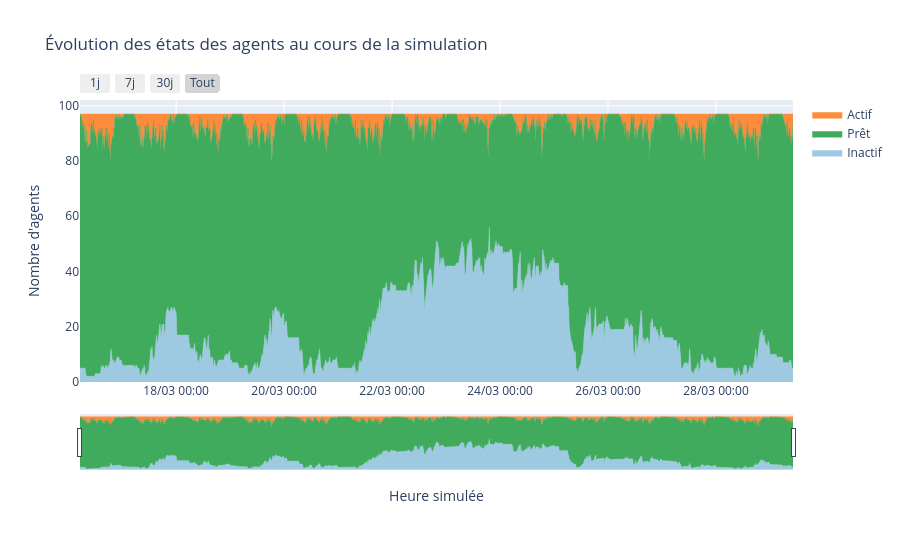

This figure's notebook cell:
### Code cell
import plotly.graph_objects as go

if not df_states.empty:
    states_dt = pd.to_datetime(df_states["sim_timestamp"], unit="s")
    sim_origin = df_states["sim_timestamp"].iloc[0]
    hover_day = (
        "J+" + ((df_states["sim_timestamp"] - sim_origin) // 86400).astype(str)
        + " " + df_states["sim_time"]
    )

    fig_states = go.Figure()
    for col, label, color in [
        ("inactive", "Inactif", "#9ecae1"),
        ("ready",    "Prêt",    "#41ab5d"),
        ("active",   "Actif",   "#fd8d3c"),
    ]:
        fig_states.add_trace(go.Scatter(
            x=states_dt, y=df_states[col],
            name=label, stackgroup="one",
            fillcolor=color, line=dict(color=color, width=0.5),
            customdata=hover_day,
            hovertemplate="%{customdata}<br>" + label + ": %{y}<extra></extra>",
        ))

    fig_states.update_layout(
        title="Évolution des états des agents au cours de la simulation",
        xaxis=dict(
            title="Heure simulée", tickformat="%d/%m %H:%M",
            rangeslider=dict(visible=True),
            rangeselector=dict(buttons=[
                dict(count=1,  label="1j",  step="day",  stepmode="backward"),
                dict(count=7,  label="7j",  step="day",  stepmode="backward"),
                dict(count=30, label="30j", step="day",  stepmode="backward"),
                dict(step="all", label="Tout"),
            ]),
        ),
        yaxis=dict(title="Nombre d'agents"),
        hovermode="x unified",
        height=550,
    )
    fig_states.write_html(_stat_path("agent_states_evolution", "html"))
    fig_states.show()

### Figure 1 — Plotly figure (JSON) as saved in the notebook; plotly's stock layout.template omitted (floating-point values rounded to 4 significant figures; data arrays with more than 128 entries replaced by an {"elided": "..."} marker saying what was removed)
{"data": [{"customdata": {"elided": "1269 str values"}, "fillcolor": "#9ecae1", "hovertemplate": "%{customdata}<br>Inactif: %{y}<extra></extra>", "line": {"color": "#9ecae1", "width": 0.5}, "name": "Inactif", "stackgroup": "one", "type": "scatter", "x": {"elided": "1269 str values"}, "y": {"elided": "1269 int values"}}, {"customdata": {"elided": "1269 str values"}, "fillcolor": "#41ab5d", "hovertemplate": "%{customdata}<br>Prêt: %{y}<extra></extra>", "line": {"color": "#41ab5d", "width": 0.5}, "name": "Prêt", "stackgroup": "one", "type": "scatter", "x": {"elided": "1269 str values"}, "y": {"elided": "1269 int values"}}, {"customdata": {"elided": "1269 str values"}, "fillcolor": "#fd8d3c", "hovertemplate": "%{customdata}<br>Actif: %{y}<extra></extra>", "line": {"color": "#fd8d3c", "width": 0.5}, "name": "Actif", "stackgroup": "one", "type": "scatter", "x": {"elided": "1269 str values"}, "y": {"elided": "1269 int values"}}], "layout": {"height": 550, "hovermode": "x unified", "title": {"text": "Évolution des états des agents au cours de la simulation"}, "xaxis": {"rangeselector": {"buttons": [{"count": 1, "label": "1j", "step": "day", "stepmode": "backward"}, {"count": 7, "label": "7j", "step": "day", "stepmode": "backward"}, {"count": 30, "label": "30j", "step": "day", "stepmode": "backward"}, {"label": "Tout", "step": "all"}]}, "rangeslider": {"visible": true}, "tickformat": "%d/%m %H:%M", "title": {"text": "Heure simulée"}}, "yaxis": {"title": {"text": "Nombre d'agents"}}}}
